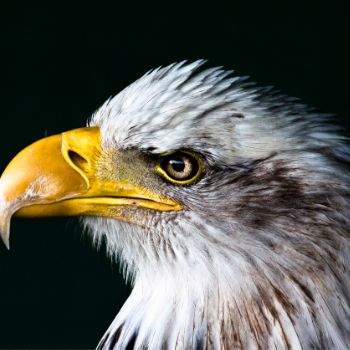
#> input picture bird.jpg, 350 x 350 px
$ python muitiple_conparison.py
#> lines starting #> are read from the running program, lines starting #| are printed output that depends on the picture
### mygo.py
import numpy as np


class my_GaussianBlur:
    def __init__(self, kernel_size=5, sigma=1.0):
        if kernel_size % 2 == 0:
            kernel_size += 1
        self.kernel_size = kernel_size
        self.sigma = sigma
        self.kernel = self._build_kernel()

    def _build_kernel(self):
        ax = np.linspace(-(self.kernel_size - 1) / 2.,
                         (self.kernel_size - 1) / 2.,
                         self.kernel_size)
        xx, yy = np.meshgrid(ax, ax)
        kernel = np.exp(-(xx**2 + yy**2) / (2 * self.sigma**2))
        return kernel / np.sum(kernel)

    def get_kernel(self):
        return self.kernel

    def blur(self, image):
        k = self.kernel_size
        pad = k // 2
        is_color= (len(image.shape)==3)

        if is_color:
            h,w,c = image.shape
            pad_width = ((pad,pad),(pad,pad),(0,0))
            kernel = self.kernel[:,:,np.newaxis]
        else:
            h,w = image.shape
            pad_width = ((pad,pad),(pad,pad))
            kernel = self.kernel

        padded = np.pad(image, pad_width, mode='constant')
        result = np.zeros_like(image, dtype=np.float32)
        for i in range(h):
            for j in range(w):
                region = padded[i:i + k, j:j + k]
                if is_color:
                    result[i, j] = np.sum(region * kernel,axis=(0,1))
                else:
                    result[i, j] = np.sum(region * kernel)

        return np.clip(result, 0, 255).astype(np.uint8)

### muitiple_conparison.py
import cv2
from mygo import my_GaussianBlur
import matplotlib
matplotlib.use('TkAgg')
import matplotlib.pyplot as plt

image_path = "./bird.jpg"
m_image = cv2.imread(image_path)
#> m_image is the input picture: shape (350, 350, 3); mean B, G, R 82.1, 91.3, 91.4
img_rgb = cv2.cvtColor(m_image, cv2.COLOR_BGR2RGB)


ksize = [3,7,11,21]
sigma = [1.0,2.0,4.0,12.0]

fig, axes = plt.subplots(4, 4, figsize=(12, 12), constrained_layout=True)

for i, k in enumerate(ksize):
    for j, s in enumerate(sigma):
        ax = axes[i, j]
        blurrer = my_GaussianBlur(kernel_size=k,sigma=s)
        blurred = blurrer.blur(img_rgb)
        ax.imshow(blurred)
        ax.set_title(f'ksize={k}, sigma={s}', fontsize=9)
        ax.axis('off')
#> this loop made 4 passes
#> pass 1, in blur, `padded = np.pad(image, pad_width, mode='constant')`:
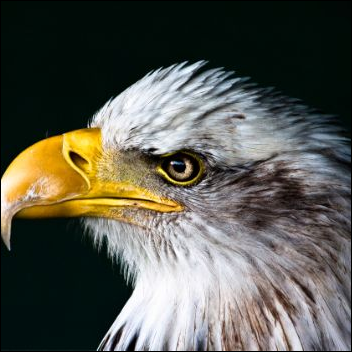
#> padded: shape (352, 352, 3); mean R, G, B 90.3, 90.3, 81.2
#> pass 2, in blur (call 5), `padded = np.pad(image, pad_width, mode='constant')`:
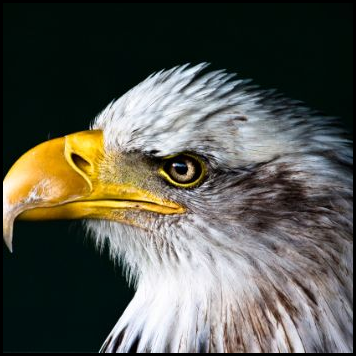
#> padded: shape (356, 356, 3); mean R, G, B 88.3, 88.3, 79.4
#> pass 3, in blur (call 9), `padded = np.pad(image, pad_width, mode='constant')`:
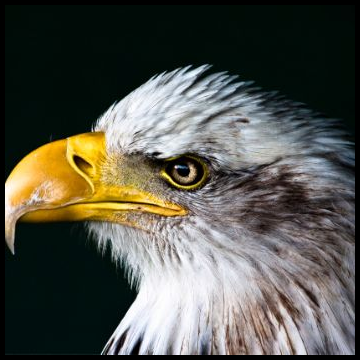
#> padded: shape (360, 360, 3); mean R, G, B 86.4, 86.3, 77.6

fig.suptitle('高斯核 大小*方差 对比', fontsize=14)
save_name = f"multiple_comparison.png"
plt.savefig(save_name, dpi=300, bbox_inches='tight')
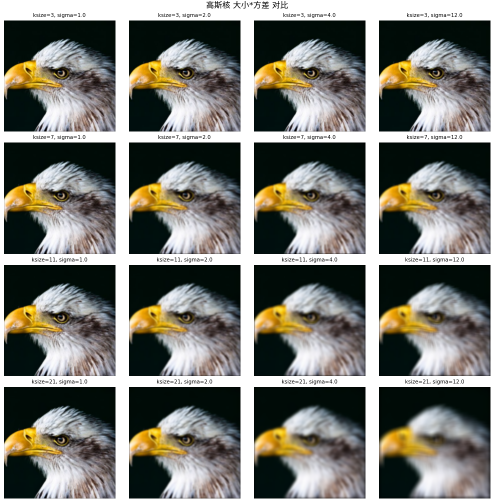
#> figure drawn by matplotlib, 16 panels
plt.show()
